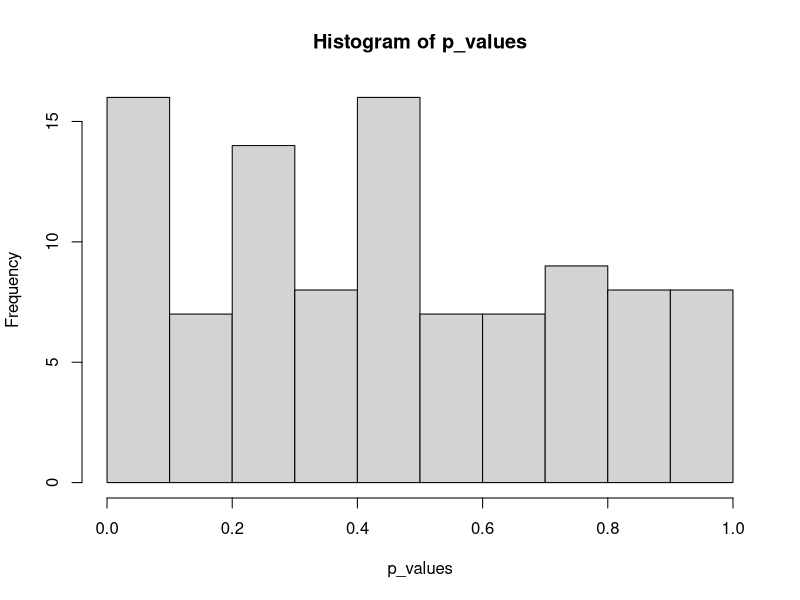

The R source for this figure:
## ---- chunk 1
knitr::opts_chunk$set(echo = TRUE)
library(dplyr)
library("purrr")
## ---- chunk 2
as_mapper(c("lorem", "ipsome", "dolor"))
## ---- chunk 3
as_mapper(c(1,2,3))
## ---- chunk 4
as_mapper(c("lorem", 2, "dolor"))
## ---- chunk 5
random_df <- data.frame(x = rnorm(10), y = rnorm(10), z = rnorm(10))
stddev <- map_dbl(random_df, sd)
print(stddev)
## ---- chunk 6
random_df <- data.frame(x = rnorm(10), y = rnorm(10), z = rnorm(10),label = letters[1:10])
numeric_df <- select_if(random_df, is.numeric)
stddev <- map_dbl(numeric_df, sd)
print(stddev)
## ---- chunk 7
new_df <- data.frame(x = factor(letters[1:10]), y = factor(letters[11:20]))

# compute number of levels for each factor column
factored <- map_int(new_df, nlevels)
print(factored)
## ---- chunk 8
trials <- map(1:100, ~ t.test(rpois(10, 10), rpois(7, 10)))
p_values <- map_dbl(trials, "p.value")
print(p_values)
hist(p_values)
## ---- chunk 9
#cyls <- split(mtcars, mtcars$cyl)
#paths <- file.path(temp, paste0("cyl-", names(cyls), ".csv"))
#iwalk(cyls, ~write.csv(.x, file = .y))
